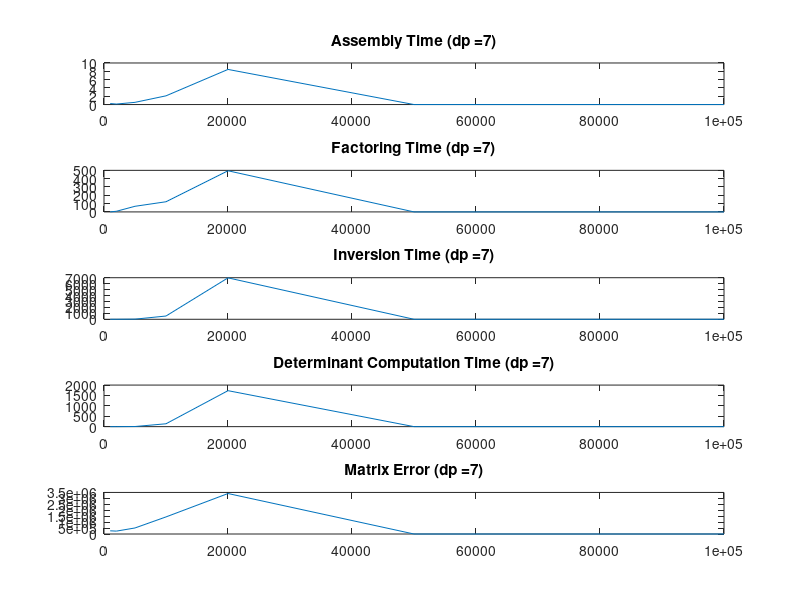
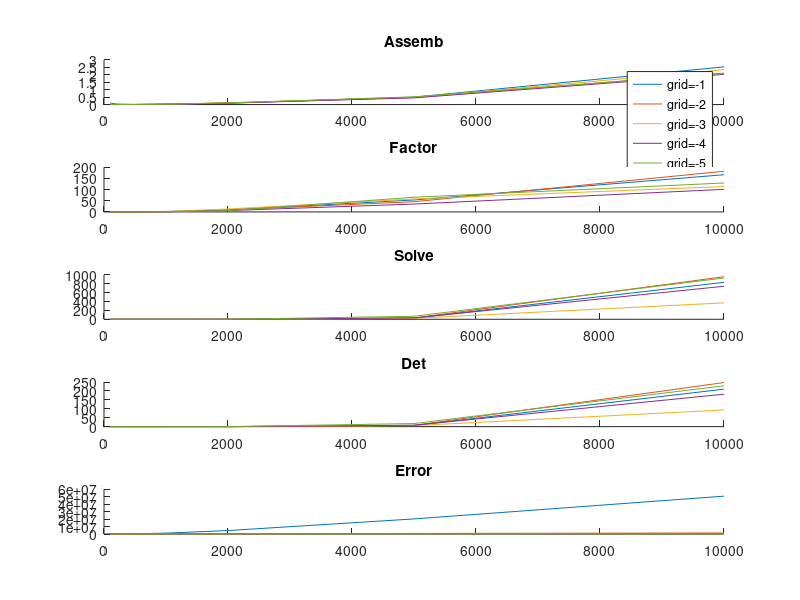

Source code (MATLAB) for these figures, in order:
% First code to be used to visualize the trends for the base "general" file
% with no grid to it.

load Data/tstore_general_d10.mat;

figure(1)
for i = 1:length(vars)
      subplot(length(vars),1,i);
      plot(n,table(:,i));
      t = strcat(vars(i),' (dp = ', num2str(length(n)),')');
      title(t);
end

% consider the trends in fraction by table-features.

load Data/gstore_k_d100.mat;

figure(2)
subplot(5,1,1)
title('Assemb')
for f_i = 1:length(table_store)
    hold on
    plot(n, table_store{f_i}.assemb)
    hold off
end
l = cellstr(num2str(grid', 'grid=-%d'));
legend(l);

subplot(5,1,2)
title('Factor')
for f_i = 1:length(table_store)
    hold on
    plot(n, table_store{f_i}.factor)
    hold off
end

subplot(5,1,3)
title('Solve')
for f_i = 1:length(table_store)
    hold on
    plot(n, table_store{f_i}.solve)
    hold off
end

subplot(5,1,4)
title('Det')
for f_i = 1:length(table_store)
    hold on
    plot(n, table_store{f_i}.det)
    hold off
end

subplot(5,1,5)
title('Error')
for f_i = 1:length(table_store)
    hold on
    plot(n, table_store{f_i}.error)
    hold off
end

